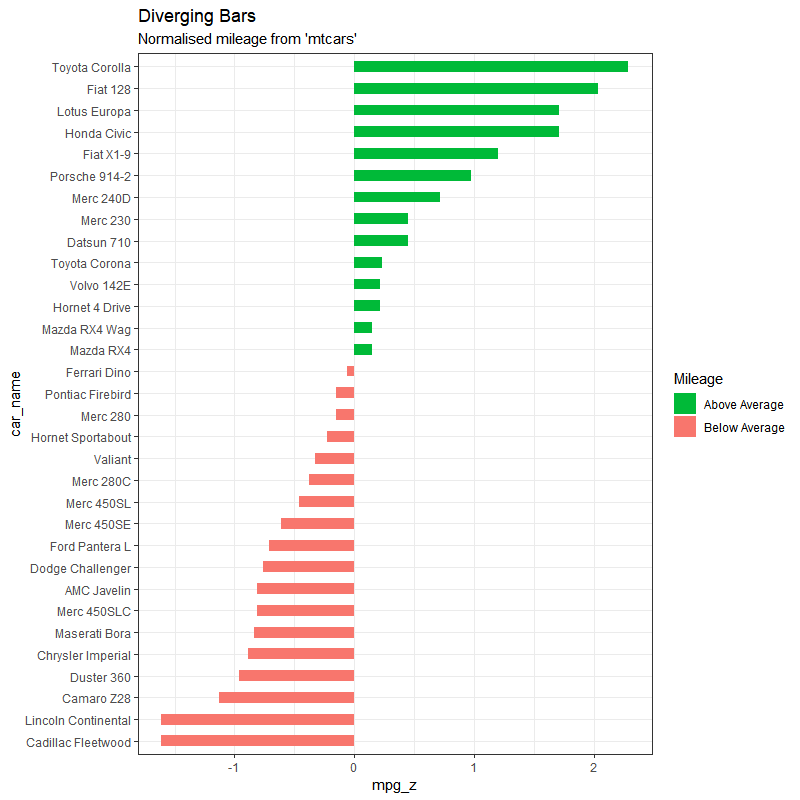

This chart was generated by the following R code:
### DIVERGING BARS ###

# Import ggplot2 package
library(ggplot2)                                            

# Pre-set the black and white theme
theme_set(theme_bw())                                                

ggplot(data = ,                                                       # load the data set                
       aes(x = ,                                                      # set the x variable (must be categoric of factor)
           y = )) +                                                   # set the y variables (must be numeric)
  geom_bar(stat = 'identity',                                         # set stat = 'identity'
           aes(fill = ),                                              # set fill from a data set column
           width = .5) +                                              # set the bars width
  scale_fill_manual(name = "",                                        # type in the fill bar title
                    labels = c("", ""),                               # type in the labels names
                    values = c("" = "#00ba38", "" = "#f8766d")) +     # type in the colors for the labels 
  labs(title = "",                                                    # type in the chart title
       subtitle = "Diverging Bars") +                                 # type in the chart subtitle
  coord_flip()                                                        # specify coord_flip()

# EXAMPLE

library(ggplot2)
theme_set(theme_bw())  

data("mtcars")
mtcars$car_name <- rownames(mtcars)
mtcars$mpg_z <- round((mtcars$mpg - mean(mtcars$mpg))/sd(mtcars$mpg), 2)
mtcars$mpg_type <- ifelse(mtcars$mpg_z < 0, "below", "above")
mtcars <- mtcars[order(mtcars$mpg_z), ]
mtcars$car_name <- factor(mtcars$car_name, levels = mtcars$car_name) 

ggplot(data = mtcars, 
       aes(x = car_name,
           y = mpg_z)) + 
  geom_bar(stat = 'identity',
           aes(fill = mpg_type),
           width = .5)  +
  scale_fill_manual(name = "Mileage", 
                    labels = c("Above Average", "Below Average"), 
                    values = c("above"="#00ba38", "below"="#f8766d")) + 
  labs(title = "Diverging Bars",
       subtitle = "Normalised mileage from 'mtcars'") + 
  coord_flip()
